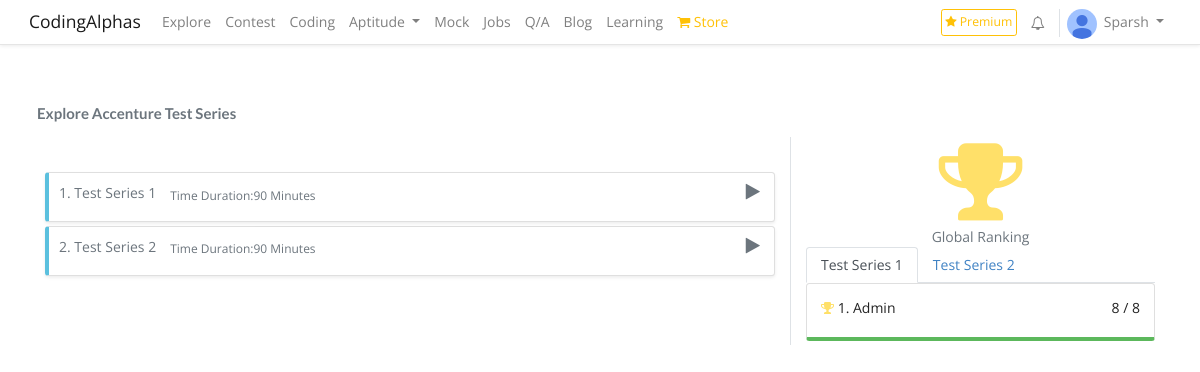
Screenshot of /mock_test/1/ (signed in) with the database file from the repository.
### coding/models.py (models this page shows, shortened)
class Profile(models.Model):
    user = models.OneToOneField(User, on_delete=models.CASCADE)
    first_name = models.CharField(max_length=50, blank=True,default="")
    last_name = models.CharField(max_length=50, blank=True,default="")
    email = models.EmailField(max_length=50, blank=True,default="")
    phone_number = models.CharField(max_length=13, blank=True,default="")
    avatar = models.ImageField(upload_to='users/images',blank=False,default = 'users/images/default.jpg')
    headline = models.CharField(max_length=1000, blank=True,default="")
    bio = models.TextField(blank=True,default="")
    address = models.CharField(max_length=50, blank=True,default="")
    city = models.CharField(max_length=50, blank=True,default="")
    state  = models.CharField(max_length=50, blank=True,default="")
    country = models.CharField(max_length=50, blank=True,default="")
    date_of_birth = models.CharField(max_length=13, blank=True,default="")
    follow = models.ManyToManyField(User,default=None,blank=True,related_name="follow_title")
    following = models.ManyToManyField(User,default=None,blank=True,related_name="following_title")
    signup_confirmation = models.BooleanField(default=False)
    instagram = models.CharField(max_length=1000,blank=True,null=True)
    facebook = models.CharField(max_length=1000,blank=True,null=True)
    twitter = models.CharField(max_length=1000,blank=True,null=True)
    college = models.CharField(max_length=1000, blank=True,default="")
    medium = models.CharField(max_length=1000,blank=True,null=True)
    quora = models.CharField(max_length=1000,blank=True,null=True)
    other = models.CharField(max_length=1000,blank=True,null=True)
    favourities = models.ManyToManyField(Articles,blank=True,related_name="articles_titles")
    subscribe = models.ManyToManyField(User,default=None,blank=True,related_name="subscribe_title")
    mute = models.ManyToManyField(User,default=None,blank=True,related_name="mute_title")

### authority/models.py (models this page shows, shortened)
class Test_Series(models.Model):
    instance =  models.ForeignKey(Mock, related_name='mock_name', to_field='title', on_delete=models.CASCADE)
    title = models.CharField(max_length = 1000,unique = True,blank = False)
    questions = models.ManyToManyField(Aptitude,blank=True,related_name="question_series")
    time_duration = models.IntegerField(default=90)
    subscribers = models.ManyToManyField(User,default=None,blank=True,related_name="subscribers_series")

class Mock(models.Model):
    LOCK = (
        ('True','True'),('False','False')
    )
    title = models.CharField(max_length = 1000,unique = True,blank = False)
    company = models.ForeignKey(Company, related_name='companies_names', to_field='company_name', on_delete=models.CASCADE)
    pattern = models.ManyToManyField(Categories,blank=True,related_name="categories_name")
    lock = models.CharField(max_length=1000,choices=LOCK,default="True")
    subscribers = models.ManyToManyField(User,default=None,blank=True,related_name="subscribers_name")

class Test_Given(models.Model):
    users =  models.ForeignKey(User, related_name='my_user', to_field='username', on_delete=models.CASCADE)
    given =  models.ForeignKey(Test_Series, related_name='given_test', to_field='title', on_delete=models.CASCADE)
    score = models.IntegerField(default = 0)
    solution = models.CharField(max_length=5000,default="{}")

### coding/views.py (the view)
# urls.py: path('mock_test/<mockid>/',views.series,name="series"),
def series(request,mockid):
    context = {}
    context['series'] = Test_Series.objects.filter(instance = Mock.objects.get(id = mockid))
    return render(request,'coding/test_series.html',context)

### coding/context_processors.py (called while the page is built)
def data(request):
    companies = Company.objects.all().order_by('company_name')
    return {"company":companies}

### coding/models.py (called while the page is built)
    def __str__(self):
        return self.company_name

### coding/templatetags/shortcut.py (called while the page is built)
@register.filter
def sorting(value):
    value = value.order_by('-score')
    return value

@register.filter
def multiply(value,arg):
    return value*arg

### coding/templates/coding/test_series.html
{% extends 'coding/base.html' %}
{% load shortcut %}
{% block navbar %}
{% include 'coding/header.html' %}
{% endblock %}
{% block body %}
<div class="container">
    <div class="row">
        <div class="col-12  p-2 mt-5" >
            <div style="display: flex; flex-direction: row;" class="">
                <h4 class="text-muted">
                    Explore {{series.0.instance.title}}
                </h4>
            </div>
        </div>
        <div class="col-12 col-xl-8 mt-5">
            <div class="row">
                <div class="col-12 col-xl-12">
                    <div>
                        {% for data in series %}
                        <div class="card mb-1 shadow-sm" style="padding-top:10px; padding-left:10px ;height:50px; border-left:4px solid #5BC0DE;">
                            <div style="display:flex; justify-content:space-between;">
                                <div style="display:flex; justify-content:flex-start;">
                                <p class="text-muted">
                                   {{forloop.counter}}. {{data.title}}
                                </p>
                                <p class="text-muted ml-3 pt-1" style="font-size: 12px;"> Time Duration:{{data.time_duration}} Minutes</p>
                            </div>
                            <div class="mr-3">
                                {% if user in data.subscribers.all %}
                                <a class="text-muted mr-3" href="/mock_test/test_series/solution/{{data.id}}/" style="font-size: 18px;" title="Solutions"> <i class="fa fa-tasks" aria-hidden="true"></i></a>
                                <a class="text-muted mr-3"  style="font-size: 18px;" title="Detail Evaluation"> <i class="	fa fa-area-chart" aria-hidden="true"></i></a>
                                {%else %}
                                <a class="text-muted" href="/mock_test/test/{{data.id}}/" style="font-size: 18px;" title="Start Test" onclick="return confirm('Do you want to start the test?');"  > <i class="fa fa-play"></i></a>
                                {%endif %}
                            </div>
                            </div>
                        </div>
                        {% endfor %}
                    </div>
                </div>
            </div>
        </div>
        <div class="col-12 col-xl-4 border-left order-first order-xl-last mt-2">
            <div>
                <center>
                    <i style="font-size: 90px; color:#FFE069;" class="fa fa-trophy"></i>
                </center>
                <center>
                    <p class="text-muted">Global Ranking</p>
                </center>
            </div>
            <div>
                <ul class="nav nav-tabs" id="myTab" role="tablist">
                {% for i in series %}
                <li class="nav-item">
                    <a class="nav-link {% if forloop.counter == 1%} active {% endif %}" id="home-tab{{i.id}}" data-toggle="tab" href="#home{{i.id}}" role="tab" aria-controls="home" aria-selected="true">{{i.title}}</a>
                  </li>
                {%endfor%}
            </ul>
            <div class="tab-content" id="myTabContent">
                {% for i in series %}
                <div class="tab-pane fade {% if forloop.counter ==  1%} show active {% endif %}" id="home{{i.id}}" role="tabpanel" aria-labelledby="home-tab{{i.id}}">
                    {%if i.given_test.all.count == 0%}
                    <center>
                    <p class="text-muted mt-5">
                        No Data Available
                        </p>
                    </center>
                    {%else %}
                    {% for j in i.given_test.all|sorting%}
                <div class="card mb-1" style="border-bottom:4px solid {%if forloop.counter == 1%} #5cb85c {%elif forloop.counter == 2%} #f0ad4e  {%elif forloop.counter == 3%}#292b2c {%else%} #5BC0DE; {%endif %}">
                            <div class="card-body p-3" style="height:53px;" >
                                <div style="display: flex; justify-content: space-between;">
                               <p>
                               {% if forloop.counter == 1%}<i class="fa fa-trophy" style="color: #FFE069;"></i> {%endif%}{{forloop.counter}}. {{j.users}}
                               </p>
                               <p>
                                   {{j.score}} / {{i.questions.all.count|multiply:4}}
                                </p>
                            </div>
                            </div>
                        </div>
                {%endfor%}
                {%endif %}
            </div>
                {%endfor %}
            </div>
            </div>
        </div>
    </div>
</div>
{% endblock %}

### coding/templates/coding/header.html (shortened to what this page needs)
<nav class="navbar navbar-expand-lg navbar-light bg-white fixed-top shadow-sm" style=" background-color:white; height:45px; border-bottom: 1px solid rgb(0,0,0,0.1); ;">
  <div class="container-fluid">
  <a class="navbar-brand pb-2" href="/">CodingAlphas</a>
  <div class="collapse navbar-collapse justify-content-between" id="navbarNavDropdown" style="font-size: 14px;">
      <ul class="navbar-nav">
        <li class="nav-item">
          <a class="nav-link" href="{% url 'explore' %}">Explore</a>
        </li>
        <li class="nav-item"><a class="nav-link" href="#">Contest</a></li>
        <li class="nav-item">
          <a class="nav-link" href="{% url 'coding' %}">Coding</a>
        </li>
          <li class="nav-item dropdown" >
              <a class="nav-link dropdown-toggle"  id="navbarDropdownMenuLink" data-toggle="dropdown" aria-haspopup="true" aria-expanded="false">Aptitude </a>
          </li>
            <li class="nav-item"><a class="nav-link" href="{% url 'mock_test' %}">Mock</a></li>
            <li class="nav-item">
              <a class="nav-link " href="{% url 'scrapper' %}">Jobs</a>
            </li>
            <li class="nav-item">
                <a class="nav-link " href="{% url 'discussion' %}">Q/A</a>
              </li>
              <li class="nav-item">
                <a class="nav-link " href="{% url 'blogs' %}">Blog</a>
              </li>
              <li class="nav-item">
                <a class="nav-link" href="{% url 'learning' %}">Learning</a>
              </li>
              <li class="nav-item dropdown" >
                <a class="nav-link text-warning "  id="navbarDropdownMenuLink" data-toggle="dropdown" aria-haspopup="true" aria-expanded="false"><i class="fa fa-shopping-cart"></i> Store</a>
              </li>
            </ul>
            <ul class="navbar-nav">
          {% if request.user.is_authenticated %}
          <li class="nav-item">
            <a class="nav-link btn btn-sm btn-outline-warning text-warning p-1 mt-1 mr-2" href="{% url 'coding' %}"><i class="fa fa-star"></i> Premium</a>
          </li>
          <li class="nav-item dropdown ml-auto">
            <a class="nav-link mt-1 mr-2 pr-3 border-right" href="#" id="navbarDropdownMenuLink" data-toggle="dropdown" aria-haspopup="true" aria-expanded="false">
            <i class="fa fa-bell-o"></i>
            </a>
          </li>
        <li class="nav-item dropdown ml-auto" style="display: flex; flex-direction: row;">
          <a class="mt-1">
            <img src="/media/{{user.profile.avatar}}" style="width:30px; border-radius:50%">
          </a>
          <a class="nav-link dropdown-toggle" href="#" id="navbarDropdownMenuLink" data-toggle="dropdown" aria-haspopup="true" aria-expanded="false">
            {{request.user}}
          </a>
        </li>
        {% else %}
        <li class="nav-item">
          <a class="nav-link " href="{% url 'login' %}">Sign In</a>
        </li>
        {% endif%}
      </ul>
  </div>
</div>
</nav>

### rows the page displays
Test_Series: instance.title "Accenture Test Series", title "Test Series 1", time_duration "90", questions.all.count|multiply "8"
Test_Series: title "Test Series 2", time_duration "90"
Test_Given: users "Admin", score "8"

### other values shown
{{ request.user }} "Sparsh"
